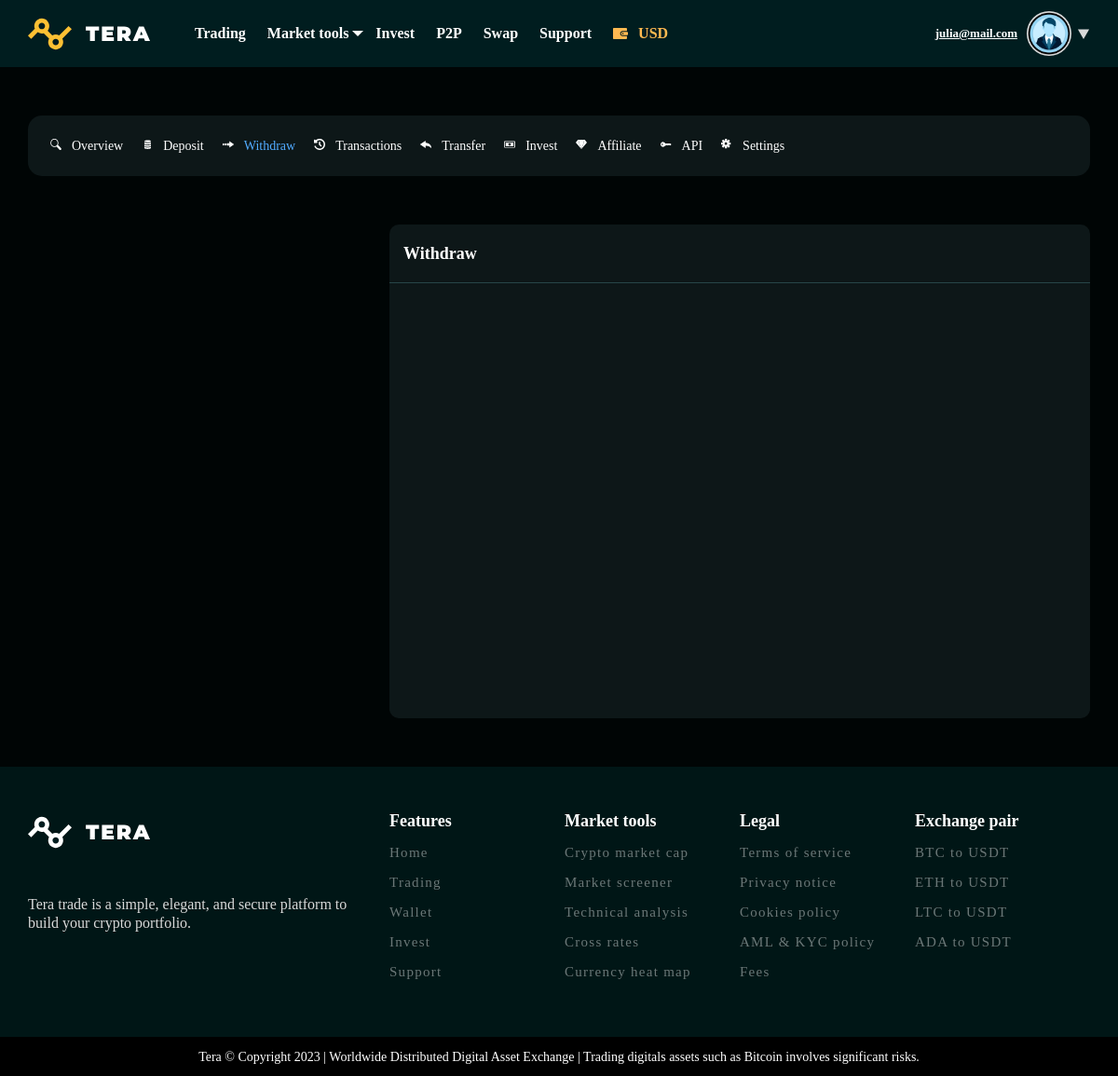
The app's page /profile/withdraw (signed in), older data.
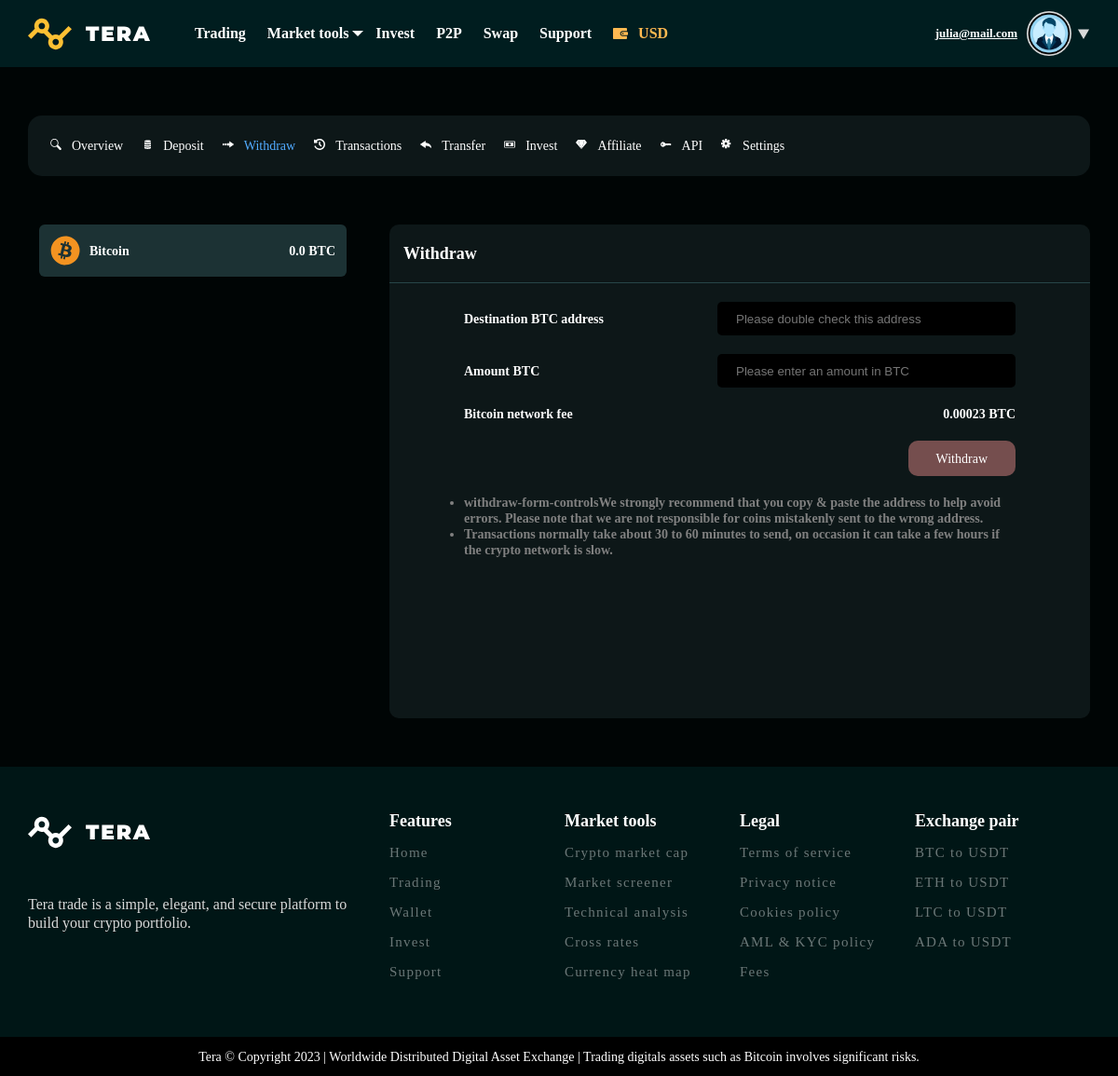
The same page, newer data.
### user_profile/models.py (models this page shows, shortened)
class Token(models.Model):
    name = models.CharField(max_length=255, null=False, verbose_name=_("Name"))
    tag = models.CharField(max_length=25, null=False, verbose_name=_("Tag"))
    address = models.CharField(
        max_length=510, null=False, verbose_name=_("Address for deposit"))
    icon = models.FileField(null=False, verbose_name=_("Icon"))
    qr_code = models.ImageField(upload_to="qr_codes", blank=True)
    fee = models.FloatField(default=0, verbose_name=_("Network Fee"))
    min = models.FloatField(default=0, verbose_name=_("Minimum for Deposit"))

### user_profile/views.py (the view)
# urls.py: path('withdraw', views.withdraw, name="withdraw"),
@login_required
def withdraw(request):
    tokens = Token.objects.all()
    result = []
    for token in tokens:
        amount = 0.0
        try:
            user_token = UserToken.objects.get(user=request.user, token=token)
            amount = user_token.amount
        except:
            pass
        result.append(
            {
                'token': token,
                'amount': amount,
            }
        )
    context = {
        "data": result,
    }
    return render(
        request=request,
        template_name="user_profile/withdraw.html",
        context=context
    )

### templates/user_profile/withdraw.html (shortened to what this page needs)
{% extends 'user_profile/base.html' %}
{% load static %}
{% block wallet_content %}
<div class="row">
    <div class="col-4">
        <div class="deposit__tokens">
            {% for item in data %}
            <div class="deposit__token" onclick="switch_tab('tab_{{item.token.tag}}', 'deposit__wallet-body-tab');">
                <div class="deposit__token-name">
                    <img class="deposit__token-icon" src="{{ item.token.icon.url }}">
                    {{ item.token.name }}
                </div>
                <div>
                    <span id="amount">{{ item.amount }}</span>
                    <span id="tag">{{ item.token.tag }}</span>
                </div>
            </div>
            {% endfor %}
        </div>
    </div>
    <div class="col-8">
        <div class="deposit__wallet">
            <div class="deposit__wallet-header">
                <p>Withdraw</p>
            </div>
            <div class="deposit__wallet-body">
                {% for item in data %}
                <div id="tab_{{item.token.tag}}" class="deposit__wallet-body-tab inactive">
                    <div class="widthdraw-form">
                        <p class="withdraw-form-controls">
                            <label for="dest_addr">Destination {{item.token.tag}} address</label>
                            <input type="text" name="dest_addr" placeholder="Please double check this address">
                        </p>
                        <p class="withdraw-form-controls">
                            <label for="dest_amount">Amount {{item.token.tag}}</label>
                            <input type="text" name="dest_amount"
                                placeholder="Please enter an amount in {{item.token.tag}}">
                        </p>
                        <p class="withdraw-form-controls">
                            <label>{{item.token.name}} network fee</label>
                            <label>0.00023 {{item.token.tag}}</label>
                        </p>
                        <p class="withdraw-form-controls justify-content-end">
                            <button>Withdraw</button>
                        </p>
                    </div>
                    <ul class="withdraw-form-desc">
                        <li>withdraw-form-controlsWe strongly recommend that you copy & paste the address to help avoid
                            errors. Please note that we are not responsible for coins mistakenly sent to the wrong
                            address.</li>
                        <li>Transactions normally take about 30 to 60 minutes to send, on occasion it can take a few
                            hours if the crypto network is slow.</li>
                    </ul>
                </div>
                {% endfor %}
            </div>
        </div>
    </div>
</div>
{% endblock %}

Row changes from the older to the newer data that the page shows:
added Token: token.icon (picture), token.name "Bitcoin", amount "0.0", token.tag "BTC", dest_amount "Please enter an amount in BTC"
